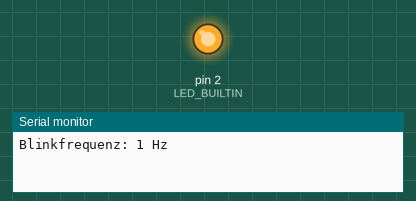
The sketch below on a simulated Arduino Uno, built with avr-gcc and run on an emulated ATmega328P. Parts: output pins drawn as LEDs (lit = HIGH), the last lines printed to the serial monitor.

Above: at 0.2 s.
At 10.7 s:
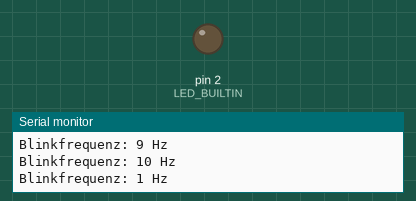
Timing chart, 0 to 13.0 s (numbered marks = the images above):
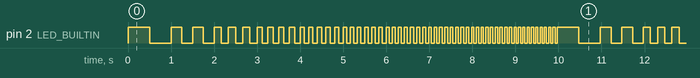

The sketch:

sketch_sep29a.ino
```cpp
#include <Arduino.h>

#define LED_BUILTIN 2


void blinken(int frequenz);

void setup() {
  pinMode(LED_BUILTIN, OUTPUT);
  Serial.begin(9600);
}

void loop() {
  for (int frequenz = 1; frequenz <= 10; frequenz++) {
    Serial.print("Blinkfrequenz: ");
    Serial.print(frequenz);
    Serial.print(" Hz\n");

    for (int i = 0; i < frequenz; i++) {
      blinken(frequenz);
    }
  }
}


void blinken(int frequenz) {
  int per = 500 / frequenz;

  digitalWrite(LED_BUILTIN, HIGH);
  delay(per);
  digitalWrite(LED_BUILTIN, LOW);
  delay(per);
}
```

Measured:
- by itself, pin 2 (LED_BUILTIN): moves between LOW and HIGH, repeating every 10.0 s
